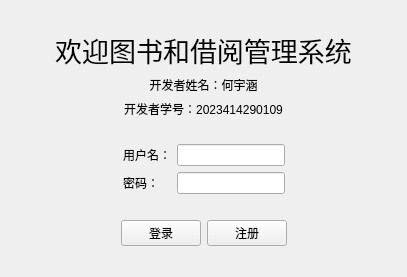
<?xml version="1.0" encoding="UTF-8"?>
<ui version="4.0">
 <class>LoginView</class>
 <widget class="QWidget" name="LoginView">
  <property name="geometry">
   <rect>
    <x>0</x>
    <y>0</y>
    <width>407</width>
    <height>277</height>
   </rect>
  </property>
  <property name="windowTitle">
   <string>登录界面</string>
  </property>
  <layout class="QVBoxLayout" name="verticalLayout">
   <item>
    <spacer name="verticalSpacer_3">
     <property name="orientation">
      <enum>Qt::Orientation::Vertical</enum>
     </property>
     <property name="sizeHint" stdset="0">
      <size>
       <width>20</width>
       <height>25</height>
      </size>
     </property>
    </spacer>
   </item>
   <item>
    <widget class="QLabel" name="label">
     <property name="font">
      <font>
       <pointsize>20</pointsize>
      </font>
     </property>
     <property name="text">
      <string>欢迎图书和借阅管理系统</string>
     </property>
     <property name="alignment">
      <set>Qt::AlignmentFlag::AlignCenter</set>
     </property>
    </widget>
   </item>
   <item>
    <widget class="QLabel" name="label_4">
     <property name="text">
      <string>开发者姓名：何宇涵</string>
     </property>
     <property name="alignment">
      <set>Qt::AlignmentFlag::AlignCenter</set>
     </property>
    </widget>
   </item>
   <item>
    <widget class="QLabel" name="label_5">
     <property name="text">
      <string>开发者学号：2023414290109</string>
     </property>
     <property name="alignment">
      <set>Qt::AlignmentFlag::AlignCenter</set>
     </property>
    </widget>
   </item>
   <item>
    <spacer name="verticalSpacer_2">
     <property name="orientation">
      <enum>Qt::Orientation::Vertical</enum>
     </property>
     <property name="sizeHint" stdset="0">
      <size>
       <width>20</width>
       <height>26</height>
      </size>
     </property>
    </spacer>
   </item>
   <item>
    <layout class="QHBoxLayout" name="horizontalLayout_2">
     <item>
      <spacer name="horizontalSpacer">
       <property name="orientation">
        <enum>Qt::Orientation::Horizontal</enum>
       </property>
       <property name="sizeHint" stdset="0">
        <size>
         <width>40</width>
         <height>20</height>
        </size>
       </property>
      </spacer>
     </item>
     <item>
      <layout class="QGridLayout" name="gridLayout">
       <item row="0" column="0">
        <widget class="QLabel" name="label_2">
         <property name="text">
          <string>用户名：</string>
         </property>
        </widget>
       </item>
       <item row="0" column="1">
        <widget class="QLineEdit" name="InputUserName"/>
       </item>
       <item row="1" column="0">
        <widget class="QLabel" name="label_3">
         <property name="text">
          <string>密码：</string>
         </property>
        </widget>
       </item>
       <item row="1" column="1">
        <widget class="QLineEdit" name="InputUserPassword">
         <property name="echoMode">
          <enum>QLineEdit::EchoMode::Password</enum>
         </property>
        </widget>
       </item>
      </layout>
     </item>
     <item>
      <spacer name="horizontalSpacer_2">
       <property name="orientation">
        <enum>Qt::Orientation::Horizontal</enum>
       </property>
       <property name="sizeHint" stdset="0">
        <size>
         <width>40</width>
         <height>20</height>
        </size>
       </property>
      </spacer>
     </item>
    </layout>
   </item>
   <item>
    <spacer name="verticalSpacer">
     <property name="orientation">
      <enum>Qt::Orientation::Vertical</enum>
     </property>
     <property name="sizeHint" stdset="0">
      <size>
       <width>20</width>
       <height>26</height>
      </size>
     </property>
    </spacer>
   </item>
   <item>
    <layout class="QHBoxLayout" name="horizontalLayout_3">
     <item>
      <spacer name="horizontalSpacer_3">
       <property name="orientation">
        <enum>Qt::Orientation::Horizontal</enum>
       </property>
       <property name="sizeHint" stdset="0">
        <size>
         <width>40</width>
         <height>20</height>
        </size>
       </property>
      </spacer>
     </item>
     <item>
      <layout class="QHBoxLayout" name="horizontalLayout">
       <item>
        <widget class="QPushButton" name="btSignIn">
         <property name="text">
          <string>登录</string>
         </property>
        </widget>
       </item>
       <item>
        <widget class="QPushButton" name="btSignUp">
         <property name="text">
          <string>注册</string>
         </property>
        </widget>
       </item>
      </layout>
     </item>
     <item>
      <spacer name="horizontalSpacer_4">
       <property name="orientation">
        <enum>Qt::Orientation::Horizontal</enum>
       </property>
       <property name="sizeHint" stdset="0">
        <size>
         <width>40</width>
         <height>20</height>
        </size>
       </property>
      </spacer>
     </item>
    </layout>
   </item>
   <item>
    <spacer name="verticalSpacer_4">
     <property name="orientation">
      <enum>Qt::Orientation::Vertical</enum>
     </property>
     <property name="sizeHint" stdset="0">
      <size>
       <width>20</width>
       <height>26</height>
      </size>
     </property>
    </spacer>
   </item>
  </layout>
 </widget>
 <resources/>
 <connections/>
</ui>
